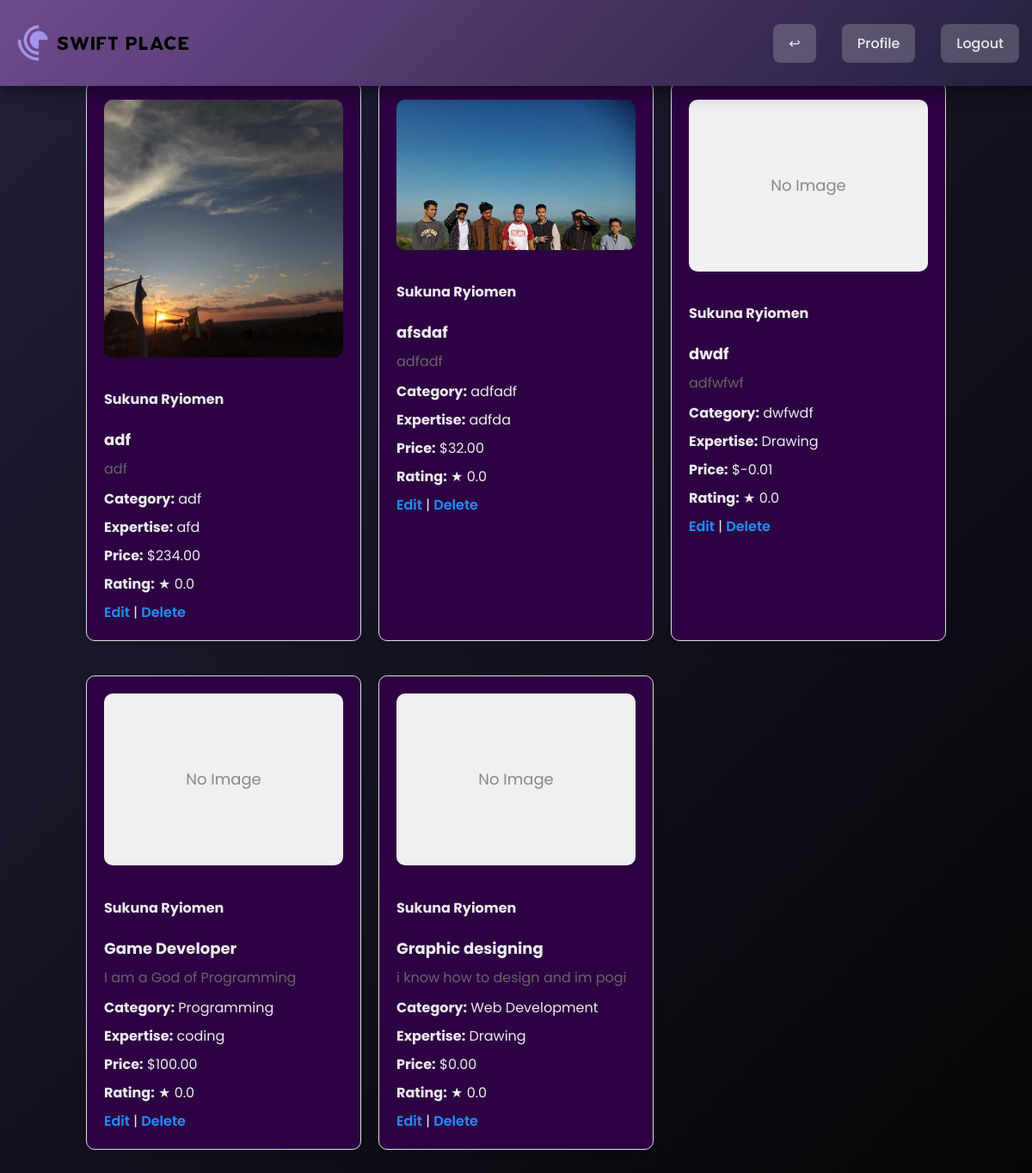
Page /index.php?controller=freelancer&action=myServices (signed in) on the committed database.
### tables this page shows
CREATE TABLE `services` (
  `id` int(11) NOT NULL,
  `freelancer_id` int(11) DEFAULT NULL,
  `service_title` varchar(255) DEFAULT NULL,
  `category` varchar(100) DEFAULT NULL,
  `description` text DEFAULT NULL,
  `skills` varchar(255) DEFAULT NULL,
  `delivery_time` varchar(100) DEFAULT NULL,
  `tags` varchar(255) DEFAULT NULL,
  `media_path` varchar(255) DEFAULT NULL,
  `created_at` timestamp NOT NULL DEFAULT current_timestamp(),
  `price` decimal(10,2) NOT NULL,
  `expertise` varchar(50) DEFAULT NULL,
  `rating` float DEFAULT 0,
  `duration` int(11) DEFAULT NULL,
  `expires_at` datetime DEFAULT NULL
);

### controllers/freelancer/FreelancerController.php (called while the page is built, shortened)
<?php
require_once 'models/Service.php';
class FreelancerController {
    public function myServices()
    {
        $freelancer_id = $_SESSION['freelancer_id'];
        try {
            $services = Service::getServicesByFreelancer($freelancer_id);
        } catch (Exception $e) {
            $services = [];
            error_log("Error fetching services: " . $e->getMessage());
        }
        require 'views/freelancer/my_services.php';
    }
}

### models/Service.php (called while the page is built, shortened)
<?php
class Service {
    public static function getServicesByFreelancer($freelancer_id)
    {
        $conn = Database::getConnection();
        $services = [];
        $stmt = $conn->prepare("SELECT s.*, CONCAT(f.first_name, ' ', f.last_name) AS freelancer_name
                                FROM services s
                                JOIN freelancers f ON s.freelancer_id = f.id
                                WHERE s.freelancer_id = ?
                                ORDER BY s.created_at DESC");
        if ($stmt) {
            $stmt->bind_param("i", $freelancer_id);
            $stmt->execute();
            $result = $stmt->get_result();
            while ($row = $result->fetch_assoc()) {
                $services[] = $row;
            }
        }
        return $services;
    }
}

### views/freelancer/my_services.php (the view, shortened to what this page needs)
<!DOCTYPE html>
<html lang="en">
<head>
    <link rel="stylesheet" href="/Swift-Place/public/css/freelancerservicepost.css">
</head>
<body>
   <header class="topbar">
    <div class="logo-container">
        <img src="public/photos/Logos-removebg-preview.png" alt="Logo" class="logo-img">
    </div>
    <nav class="nav-links">
        <ul>
            <li><a href="javascript:history.back()">&#8617;</a></li>
            <li><a href="index.php?controller=freelancer&action=profile"><i class="fas fa-edit"></i>Profile</a></li>
            <li><a href="index.php?controller=auth&action=logout" class="logout-btn"><i class="fas fa-sign-out-alt"></i> Logout</a></li>
        </ul>
    </nav>
</header>
    <section class="my-services">
    <h2>My Posted Services</h2>
    <?php if (!empty($services) && count($services) > 0): ?>
        <div class="services-list">
            <?php foreach ($services as $service): ?>
                <div class="service-card">
                    <?php if (!empty($service['media_path']) && file_exists($service['media_path'])): ?>
                        <img src="<?= htmlspecialchars($service['media_path']); ?>" alt="Service Image" class="service-img">
                    <?php else: ?>
                        <div class="placeholder-img">No Image</div>
                    <?php endif; ?>
                    <div class="service-info">
                        <h4><?= htmlspecialchars($service['freelancer_name']); ?></h4>
                        <p class="title"><?= htmlspecialchars($service['service_title']); ?></p>
                        <p class="desc"><?= nl2br(htmlspecialchars($service['description'])); ?></p>
                        <p class="category"><strong>Category:</strong> <?= htmlspecialchars($service['category']); ?></p>
                        <p class="expertise"><strong>Expertise:</strong> <?= htmlspecialchars($service['skills']); ?></p>
                        <p class="price"><strong>Price:</strong> $<?= number_format($service['price'], 2); ?></p>
                        <p class="rating"><strong>Rating:</strong> ★ <?= number_format($service['rating'], 1); ?></p>
                        <a href="index.php?controller=service&action=editService&id=<?= $service['id']; ?>" class="edit-link">Edit</a>
                        |
                        <a href="index.php?controller=service&action=deleteService&id=<?= $service['id'] ?>" onclick="return confirm('Are you sure you want to delete this service?')">Delete</a>
                    </div>
                </div>
            <?php endforeach; ?>
        </div>
    <?php else: ?>
        <p>You haven't posted any services yet.</p>
    <?php endif; ?>
</section>
</body>
</html>

### index.php (shortened to what this page needs)
<?php
$controller = $_GET['controller'] ?? 'home';
$action = $_GET['action'] ?? 'index';
$controllerDir = __DIR__ . '/controllers/';
$controllerFile = '';
$className = '';
switch ($controller) {
    case 'freelancer':
        $controllerFile = $controllerDir . 'freelancer/FreelancerController.php';
        $className = 'FreelancerController';
        break;
}
if (file_exists($controllerFile)) {
    if (class_exists($className)) {
        $controllerInstance = new $className();
        if (method_exists($controllerInstance, $action)) {
            $controllerInstance->$action();
        } else {
            echo "❌ Method '$action' not found in controller '$className'.<br>";
            echo "<a href='" . BASE_URL . "/index.php'>Go to Home</a>";
        }
    } else {
        echo "❌ Class '$className' not found in '$controllerFile'.<br>";
        echo "<a href='" . BASE_URL . "/index.php'>Go to Home</a>";
    }
} else {
    echo "❌ Controller file not found: '$controllerFile'.<br>";
    echo "<a href='" . BASE_URL . "/index.php'>Go to Home</a>";
}

### public/css/freelancerservicepost.css (style rules this page uses)
body { font-family: 'Poppins', sans-serif; background: linear-gradient(135deg, #221F3B, #050505); color: #EBEBEB; margin: 0; padding: 0; overflow-x: hidden; }
.topbar { width: 100%; background: linear-gradient(135deg, #6F4A8E, #221F3B); color: #EBEBEB; padding: 15px 20px; display: flex; justify-content: space-between; align-items: center; box-shadow: 0px 5px 20px rgba(0, 0, 0, 0.5); position: fixed; top: 0; left: 0; height: 70px; z-index: 1000; transition: 0.4s ease-in-out; }
.logo-container { display: flex; align-items: center; }
.logo-img { width: 180px; height: auto; transition: transform 0.3s ease-in-out; }
.nav-links { flex-grow: 1; display: flex; justify-content: flex-end; }
.nav-links ul { list-style: none; padding: 0; margin: 0; display: flex; }
.nav-links ul li { margin: 0 15px; }
.nav-links ul li a { text-decoration: none; color: #EBEBEB; font-size: 16px; font-weight: 500; display: flex; align-items: center; transition: all 0.3s ease-in-out; padding: 10px 18px; border-radius: 8px; background: rgba(255, 255, 255, 0.2); backdrop-filter: blur(10px); }
.logout-btn { background: linear-gradient(135deg, #6F4A8E, #221F3B); padding: 10px 20px; border-radius: 8px; margin-right: 20px; transition: all 0.3s ease-in-out; color: #EBEBEB; }
.my-services { padding: 20px; max-width: 1000px; margin: 0 auto; }
h2 { font-size: 24px; margin-bottom: 20px; }
.services-list { display: grid; grid-template-columns: repeat(auto-fill, minmax(250px, 1fr)); gap: 20px; }
.service-card { background-color: white; padding: 20px; border-radius: 8px; box-shadow: 0 2px 5px rgba(0, 0, 0, 0.1); }
.service-card p { margin-bottom: 10px; }
.service-card .desc { color: #666; margin-bottom: 10px; }
.service-card a { color: #1e90ff; text-decoration: none; font-weight: 600; }
.service-img { width: 100%; height: auto; max-height: 300px; object-fit: cover; border-radius: 10px; }
.placeholder-img { width: 100%; height: 200px; background-color: #f0f0f0; text-align: center; line-height: 200px; font-size: 18px; color: #888; border-radius: 10px; }
.service-card { display: flex; flex-direction: column; border: 1px solid #ddd; border-radius: 10px; box-shadow: 0 4px 6px rgba(0, 0, 0, 0.1); margin-bottom: 20px; padding: 20px; background-color: rgb(45, 2, 67); }
.service-info { padding-top: 15px; }
.service-info .title { font-size: 18px; font-weight: bold; }
.service-info p { margin: 8px 0; }
.edit-link, .delete-link { text-decoration: none; color: #007BFF; font-weight: bold; }
.edit-link, .delete-link { cursor: pointer; }
.logo-img { width: 200px; height: auto; max-height: 65px; }

### rows in the picture
services: media_path (picture), freelancer_name "Sukuna Ryiomen", service_title "adf", description "adf", category "adf", skills "afd", price "234.00", rating "0.0"
services: media_path (picture), freelancer_name "Sukuna Ryiomen", service_title "afsdaf", description "adfadf", category "adfadf", skills "adfda", price "32.00", rating "0.0"
services: shows "No Image", freelancer_name "Sukuna Ryiomen", service_title "dwdf", description "adfwfwf", category "dwfwdf", skills "Drawing", price "-0.01", rating "0.0"
services: shows "No Image", freelancer_name "Sukuna Ryiomen", service_title "Game Developer", description "I am a God of Programming", category "Programming", skills "coding", price "100.00", rating "0.0"
services: media_path "No Image", freelancer_name "Sukuna Ryiomen", service_title "Graphic designing", description "i know how to design and im pogi", category "Web Development", skills "Drawing", price "0.00", rating "0.0"
